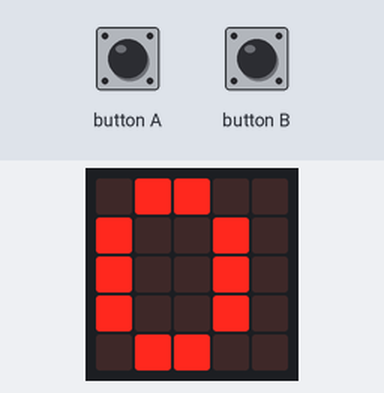
Simulated run of this program. Board: BBC micro:bit (MakeCode). On the bench: the board's 5×5 LED display.

Above: at 0.1 s.
At 1.3 s:
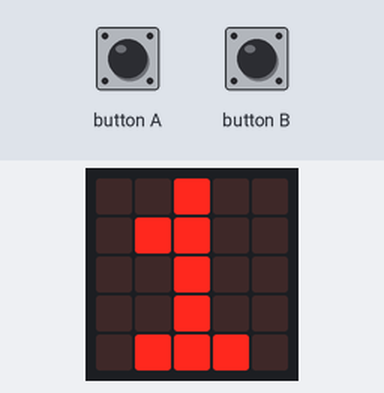

Measured:
- what the display in image 1 shows lasts 1.2 s, from 1.3 s to 2.5 s

The program:

main.ts
```typescript
input.onButtonPressed(Button.A, function () {

})
input.onButtonPressed(Button.B, function () {

})
basic.forever(function () {

})
basic.forever(function () {
    basic.showNumber(0)
    basic.pause(500)
    basic.showNumber(1)
    basic.pause(500)
})
```

test.ts
```typescript
// 在這裡測試；當此封包作為擴充功能時，將不會編譯此內容。
```
